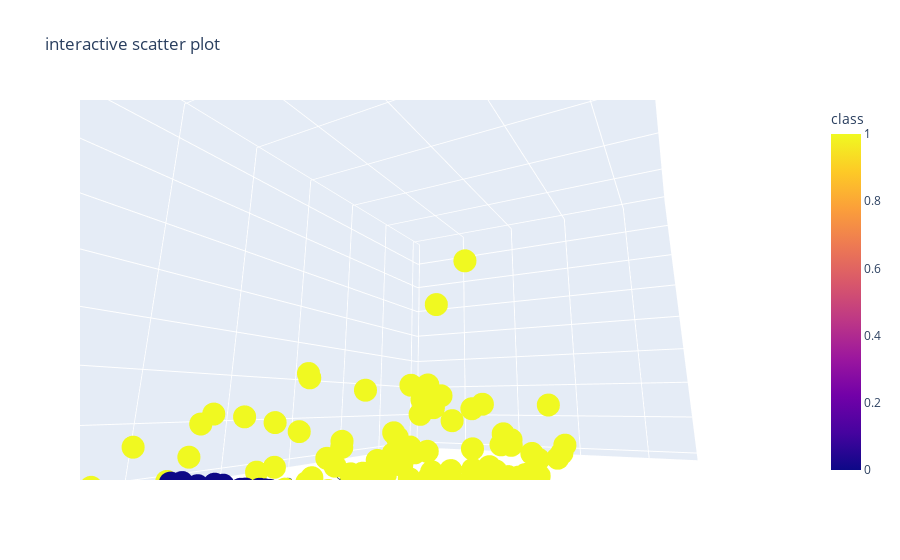

Write notebook code for a chart like this one.
### Code cell
import plotly.express as px
fig = px.scatter_3d(df,x = 'age' , y= 'blood_pressure' ,z = 'serum_creatinine' , color = 'class' , title = "interactive scatter plot ")
fig.show()

### Figure 1 — Plotly figure (JSON) as saved in the notebook; plotly's stock layout.template omitted (floating-point values rounded to 4 significant figures; data arrays with more than 128 entries replaced by an {"elided": "..."} marker saying what was removed)
{"data": [{"hovertemplate": "age=%{x}<br>blood_pressure=%{y}<br>serum_creatinine=%{z}<br>class=%{marker.color}<extra></extra>", "legendgroup": "", "marker": {"color": {"elided": "391 int values"}, "coloraxis": "coloraxis", "symbol": "circle"}, "mode": "markers", "name": "", "scene": "scene", "showlegend": false, "type": "scatter3d", "x": {"elided": "391 int values"}, "y": {"elided": "391 int values"}, "z": {"elided": "391 float values"}}], "layout": {"autosize": true, "coloraxis": {"colorbar": {"title": {"text": "class"}}, "colorscale": [[0, "#0d0887"], [0.1111, "#46039f"], [0.2222, "#7201a8"], [0.3333, "#9c179e"], [0.4444, "#bd3786"], [0.5556, "#d8576b"], [0.6667, "#ed7953"], [0.7778, "#fb9f3a"], [0.8889, "#fdca26"], [1, "#f0f921"]]}, "legend": {"tracegroupgap": 0}, "scene": {"aspectmode": "auto", "aspectratio": {"x": 0.9236, "y": 1.364, "z": 0.7935}, "camera": {"center": {"x": 0, "y": 0, "z": 0}, "eye": {"x": 0.4429, "y": -0.8717, "z": -0.2458}, "projection": {"type": "perspective"}, "up": {"x": 0, "y": 0, "z": 1}}, "domain": {"x": [0, 1], "y": [0, 1]}, "xaxis": {"title": {"text": "age"}, "type": "linear"}, "yaxis": {"title": {"text": "blood_pressure"}, "type": "linear"}, "zaxis": {"title": {"text": "serum_creatinine"}, "type": "linear"}}, "title": {"text": "interactive scatter plot "}}}
